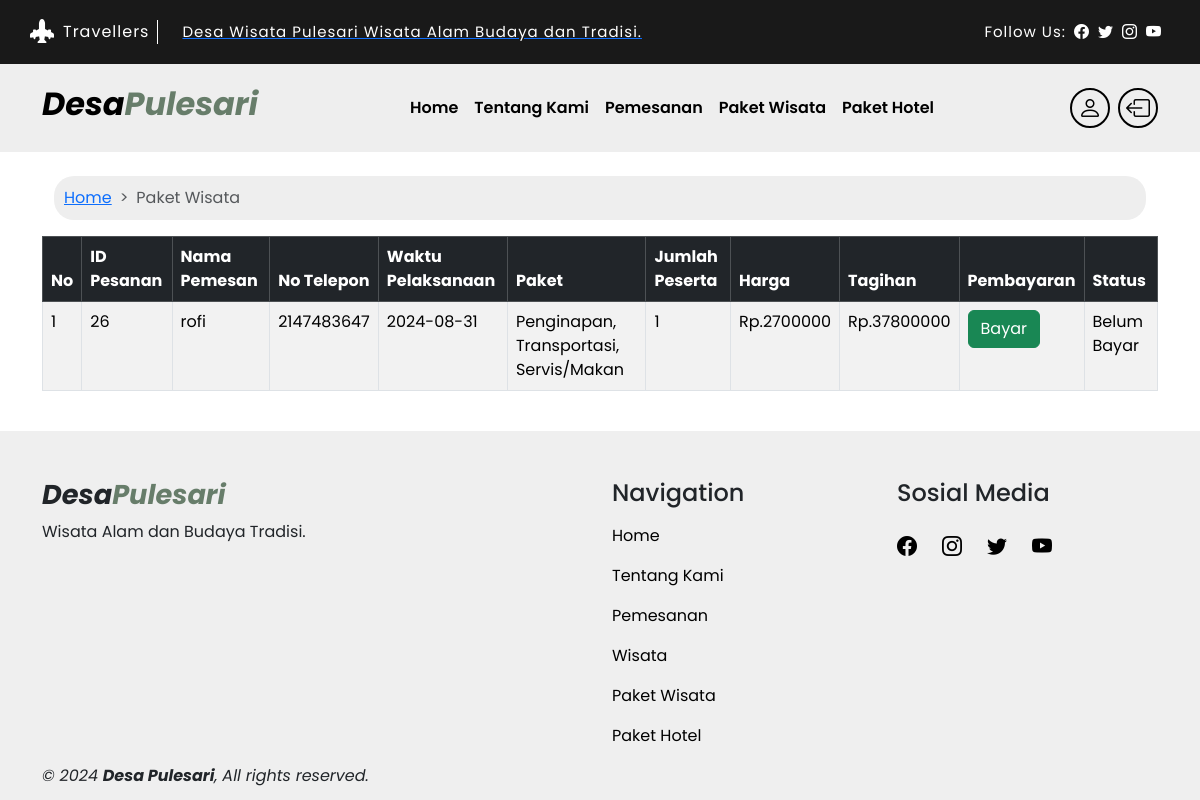
/pesanan.php (signed in), run on the app's committed database.
### tables this page shows
CREATE TABLE `pesanan` (
  `id_pesanan` int(11) NOT NULL,
  `id_user` int(11) NOT NULL,
  `nama_pemesan` varchar(100) NOT NULL,
  `no_telepon` int(11) NOT NULL,
  `waktu_pelaksanaan` date NOT NULL,
  `paket` varchar(100) NOT NULL,
  `jumlah_peserta` int(11) NOT NULL,
  `harga` int(11) NOT NULL,
  `tagihan` int(11) NOT NULL,
  `status` enum('Belum Bayar','Sudah Bayar') NOT NULL
);

### pesanan.php (the view, shortened to what this page needs)
<?php
include 'config/koneksi.php';
$id_user = $_SESSION['login']['id_user'];
$query = "SELECT * FROM pesanan WHERE id_user = '$id_user'";
$result = $koneksi->query($query);
?>
<!DOCTYPE html>
<html lang="id">
<head>
    <link rel="stylesheet" href="node_modules/bootstrap/dist/css/bootstrap.min.css" />
    <link rel="stylesheet" href="https://cdn.jsdelivr.net/npm/bootstrap-icons@1.11.3/font/bootstrap-icons.min.css" />
    <link rel="stylesheet" href="https://unpkg.com/aos@next/dist/aos.css" />
    <link rel="stylesheet" href="https://cdn.datatables.net/2.1.4/css/dataTables.dataTables.css">
    <link rel="stylesheet" href="https://cdn.datatables.net/buttons/3.1.1/css/buttons.dataTables.css">
    <link rel="stylesheet" href="assets/css/style.css" />
</head>
<body>
    <header class="py-1 d-none d-lg-block sticky-top header" style="background-color: #191919">
        <div class="container-fluid topbar">
            <div class="container px-0">
                <div class="topbar-top d-flex justify-content-between flex-lg-wrap">
                    <div class="top-info flex-grow-0 d-flex">
                        <span class="rounded-circle btn-sm-square me-2">
                            <i class="bi bi-airplane-engines-fill text-white" style="color: #677d6a"></i>
                        </span>
                        <div class="pe-2 me-3 border-end border-white d-flex align-items-center">
                            <p class="mb-0 fs-6 text-white fw-normal">Travellers</p>
                        </div>
                        <div class="overflow-hidden" style="width: 735px">
                            <div id="note" class="ps-2">
                                <a href="#">
                                    <p class="text-white mb-0 link-hover">
                                        Desa Wisata Pulesari Wisata Alam Budaya dan Tradisi.
                                    </p>
                                </a>
                            </div>
                        </div>
                    </div>
                    <div class="top-link d-flex align-items-center">
                        <p class="mb-0 text-white me-2">Follow Us:</p>
                        <a href="#" class="me-2">
                            <i class="bi bi-facebook text-white"></i>
                        </a>
                        <a href="#" class="me-2">
                            <i class="bi bi-twitter text-white"></i>
                        </a>
                        <a href="#" class="me-2">
                            <i class="bi bi-instagram text-white"></i>
                        </a>
                        <a href="#" class="me-2">
                            <i class="bi bi-youtube text-white"></i>
                        </a>
                    </div>
                </div>
            </div>
        </div>
    </header>
    <nav class="navbar navbar-expand-lg py-3 sticky-top" style="background-color: #eeeeee">
        <div class="container">
            <h2 class="navbar-brand" href="#">Desa<span>Pulesari</span></h2>
            <div class="collapse navbar-collapse" id="navbarSupportedContent">
                <ul class="navbar-nav me-auto mb-2 mb-lg-0 mx-auto justify-content-center">
                    <li class="nav-item">
                        <a class="nav-link" aria-current="page" href="index.php">Home</a>
                    </li>
                    <li class="nav-item">
                        <a class="nav-link" href="#about">Tentang Kami</a>
                    </li>
                    <li class="nav-item">
                        <a class="nav-link" href="pesanan.html">Pemesanan</a>
                    </li>
                    <li class="nav-item">
                        <a class="nav-link" href="paket_wisata.php">Paket Wisata</a>
                    </li>
                    <li class="nav-item">
                        <a class="nav-link" href="paket_hotel.php">Paket Hotel</a>
                    </li>
                </ul>
                <div class="d-flex align-items-center">
                    <?php if (isset($_SESSION['login'])): ?>
                    <a href="pages/profile.php" class="me-2">
                        <i class="bi bi-person"></i>
                    </a>
                    <a href="pages/logout.php">
                        <i class="bi bi-box-arrow-left"></i>
                    </a>
                    <?php endif; ?>
                </div>
            </div>
        </div>
    </nav>
    <div class="container mt-4 mb-4">
        <div class="container mt-3">
            <nav style="--bs-breadcrumb-divider: '>';" aria-label="breadcrumb">
                <ol class="breadcrumb">
                    <li class="breadcrumb-item"><a href="#">Home</a></li>
                    <li class="breadcrumb-item active" aria-current="page">Paket Wisata</li>
                </ol>
            </nav>
        </div>
        <div class="row">
            <div class="col-12">
                <div class="data_table">
                    <table id="example" class="table table-striped table-bordered">
                        <thead class="table-dark">
                            <tr>
                                <th>No</th>
                                <th>ID Pesanan</th>
                                <th>Nama Pemesan</th>
                                <th>No Telepon</th>
                                <th>Waktu Pelaksanaan</th>
                                <th>Paket</th>
                                <th>Jumlah Peserta</th>
                                <th>Harga</th>
                                <th>Tagihan</th>
                                <th>Pembayaran</th>
                                <th>Status</th>
                            </tr>
                        </thead>
                        <tbody>
                            <?php
                if ($result->num_rows > 0) {
                    $no = 1;
                    while ($row = $result->fetch_assoc()) {
                        $paket = json_decode($row['paket'], true);
                        $paket_list = implode(', ', $paket);
                        echo "<tr>
                            <td>{$no}</td>
                            <td>{$row['id_pesanan']}</td>
                            <td>{$row['nama_pemesan']}</td>
                            <td>{$row['no_telepon']}</td>
                            <td>{$row['waktu_pelaksanaan']}</td>
                            <td>{$paket_list}</td>
                            <td>{$row['jumlah_peserta']}</td>
                            <td>Rp.{$row['harga']}</td>
                            <td>Rp.{$row['tagihan']}</td>
                            <td>
                                <a class='btn btn-success' data-bs-toggle='modal' data-bs-target='#paymentModal{$row['id_pesanan']}'>Bayar</a>
                            </td>
                            <td>{$row['status']}</td>
                        </tr>";
                        $no++;
                    }
                } else {
                    echo "<tr>
                        <td colspan='11' class='text-center'>Belum ada pemesanan</td>
                    </tr>";
                }
                ?>
                        </tbody>
                    </table>
                </div>
            </div>
        </div>
    </div>
    <footer>
        <div class="container pt-5">
            <div class="row row-content">
                <div class="col-md-6">
                    <h1 class="logo-brand">Desa<span>Pulesari</span></h1>
                    <p class="">Wisata Alam dan Budaya Tradisi.</p>
                </div>
                <div class="col-md-3 mt-4 mt-sm-0 navigasi">
                    <h4 class="mb-3">Navigation</h4>
                    <ul class="p-0 list-unstyled">
                        <li><a href="#">Home</a></li>
                        <li class="mt-3"><a href="#about">Tentang Kami</a></li>
                        <li class="mt-3"><a href="#">Pemesanan</a></li>
                        <li class="mt-3"><a href="#">Wisata</a></li>
                        <li class="mt-3"><a href="#">Paket Wisata</a></li>
                        <li class="mt-3"><a href="#">Paket Hotel</a></li>
                    </ul>
                </div>
                <div class="col-md-3 mt-4 mt-sm-0">
                    <h4 class="mb-3">Sosial Media</h4>
                    <ul class="footer-sosial">
                        <a href="#"><i class="bi bi-facebook"></i></a>
                        <a href="#"><i class="bi bi-instagram"></i></a>
                        <a href="#"><i class="bi bi-twitter"></i></a>
                        <a href="#"><i class="bi bi-youtube"></i></a>
                    </ul>
                </div>
                <div class="row content-copy">
                    <div class="col-md-12">
                        <p class="content-copy-p fst-italic">
                            &copy; 2024 <strong>Desa Pulesari</strong>, All rights reserved.
                        </p>
                    </div>
                </div>
            </div>
        </div>
    </footer>
</body>
</html>

### assets/css/style.css (style rules this page uses)
* { padding: 0; margin: 0; box-sizing: border-box; }
body { font-family: "Poppins", sans-serif; }
:root { --btn-primary-color: #677d6a; --btn-text-color: #ffffff; --btn-border-radius: 8px; --btn-padding: 8px 15px; --btn-font-size: 16px; }
#note { position: relative; animation: noteAnimate 10s infinite; animation-timing-function: ease-in-out; display: flex; align-items: center; }
.sticky-top { transition: 0.5s; background: var(--bs-white); }
.topbar { padding: 10px 0; }
.topbar .top-info { font-size: 15px; font-weight: 400; letter-spacing: 1px; display: flex; align-items: center; }
.topbar .top-link { font-size: 15px; font-weight: 400; letter-spacing: 1px; display: flex; align-items: center; }
.topbar .top-link a { font-size: medium; font-weight: 400; letter-spacing: 1px; }
.topbar .top-link i { font-size: 15px; }
.navbar-brand { font-size: 2rem; font-weight: 700; font-style: italic; }
.navbar-brand span { color: #677d6a; }
.nav-item a { color: black; font-weight: 600; }
.navbar-collapse i { display: inline-flex; align-items: center; justify-content: center; width: 40px; height: 40px; border: 2px solid #000; border-radius: 50%; padding: 5px; font-size: 1.5rem; color: #000; transition: all 0.4s ease-in-out; }
.breadcrumb { background-color: #eee; padding: 10px; border-radius: 20px; margin-bottom: 1rem; }
footer { background-color: #eeee; }
.logo-brand { font-size: 1.7rem; font-weight: 700; font-style: italic; }
.logo-brand span { color: #677d6a; }
.navigasi ul li a { color: black; text-decoration: none; }
.footer-sosial { font-size: 25px; list-style: none; padding: 0; margin: 0; display: flex; gap: 15px; }
.footer-sosial i { color: black; font-size: 20px; margin: 0 10px 0 0; width: 30px; height: 30px; border-radius: 15px; line-height: 30px; text-align: center; vertical-align: bottom; }
.bi { font-size: 24px; }

### data on the page
pesanan: id_pesanan "26", nama_pemesan "rofi", no_telepon "2147483647", waktu_pelaksanaan "2024-08-31", paket "Penginapan, Transportasi, Servis/Makan", jumlah_peserta "1", harga "2700000", tagihan "37800000", status "Belum Bayar"
